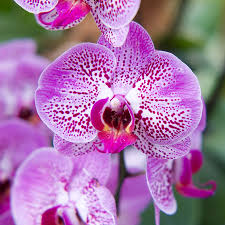
#> input picture Vision Artificial/Actividad en clase 3/Imagenes/Orquideas.jpg, 225 x 225 px, found by its file name
$ python Sharpen.py
#> lines starting #> are read from the running program, lines starting #| are printed output that depends on the picture
import cv2
import numpy as np
import matplotlib.pyplot as plt


# Cargar la imagen
image = cv2.imread('Actividad en clase 3/Imagenes/Orquideas.jpg')
#> image is the input picture: shape (225, 225, 3); mean B, G, R 165.4, 116.5, 165.5

# Crear un kernel para nítidez
sharpen_kernel = np.array([[-2, -2, -2],
                           [-2,  17, -2],
                           [-2, -2, -2]])

# Aplicar el filtro de nítidez el segundo parametro de profundidad de la imagen
# de salida ddepth
sharpened_image = cv2.filter2D(image, 0, sharpen_kernel)
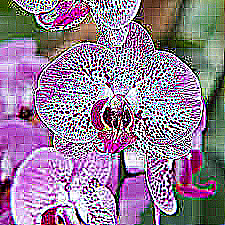
#> sharpened_image: shape (225, 225, 3); mean B, G, R 148.3, 123.8, 146.1

# Mostrar la imagen filtrada
# cv2.imshow('Nitidez', sharpened_image)
# cv2.waitKey(0)
# cv2.destroyAllWindows()


plt.title('Nitidez')
plt.imshow(sharpened_image)
plt.axis('off')  # Ocultar los ejes
plt.show()

# Guardar la imagen filtrada
cv2.imwrite('Actividad en clase 3/Imagenes/imagen_nitida.jpg', sharpened_image)
